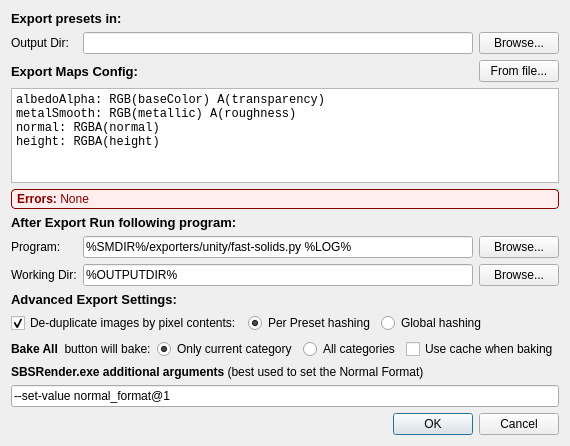
<?xml version="1.0" encoding="UTF-8"?>
<ui version="4.0">
 <class>ProjectSettings</class>
 <widget class="QDialog" name="ProjectSettings">
  <property name="geometry">
   <rect>
    <x>0</x>
    <y>0</y>
    <width>569</width>
    <height>446</height>
   </rect>
  </property>
  <property name="windowTitle">
   <string>Project Settings</string>
  </property>
  <layout class="QGridLayout" name="gridLayout">
   <item row="1" column="1">
    <widget class="QLineEdit" name="exportDir"/>
   </item>
   <item row="10" column="0" colspan="3">
    <widget class="QWidget" name="Widget2" native="true">
     <property name="sizePolicy">
      <sizepolicy hsizetype="Preferred" vsizetype="Fixed">
       <horstretch>0</horstretch>
       <verstretch>0</verstretch>
      </sizepolicy>
     </property>
     <layout class="QHBoxLayout" name="horizontalLayout_2">
      <property name="spacing">
       <number>6</number>
      </property>
      <property name="leftMargin">
       <number>0</number>
      </property>
      <property name="topMargin">
       <number>0</number>
      </property>
      <property name="rightMargin">
       <number>0</number>
      </property>
      <property name="bottomMargin">
       <number>0</number>
      </property>
      <item>
       <widget class="QLabel" name="label_9">
        <property name="sizePolicy">
         <sizepolicy hsizetype="Fixed" vsizetype="Preferred">
          <horstretch>0</horstretch>
          <verstretch>0</verstretch>
         </sizepolicy>
        </property>
        <property name="text">
         <string>&lt;html&gt;&lt;head/&gt;&lt;body&gt;&lt;p&gt;&lt;span style=&quot; font-weight:600;&quot;&gt;Bake All &lt;/span&gt;&amp;nbsp;button will bake:&lt;/p&gt;&lt;/body&gt;&lt;/html&gt;</string>
        </property>
       </widget>
      </item>
      <item>
       <widget class="QRadioButton" name="bakeAllCurrent">
        <property name="sizePolicy">
         <sizepolicy hsizetype="Fixed" vsizetype="Fixed">
          <horstretch>0</horstretch>
          <verstretch>0</verstretch>
         </sizepolicy>
        </property>
        <property name="text">
         <string>Only current category</string>
        </property>
        <property name="checked">
         <bool>true</bool>
        </property>
       </widget>
      </item>
      <item>
       <widget class="QRadioButton" name="bakeAllEverything">
        <property name="sizePolicy">
         <sizepolicy hsizetype="Preferred" vsizetype="Fixed">
          <horstretch>0</horstretch>
          <verstretch>0</verstretch>
         </sizepolicy>
        </property>
        <property name="text">
         <string>All categories</string>
        </property>
       </widget>
      </item>
      <item>
       <widget class="QCheckBox" name="useCacheWhenBaking">
        <property name="text">
         <string>Use cache when baking</string>
        </property>
       </widget>
      </item>
     </layout>
    </widget>
   </item>
   <item row="2" column="2">
    <widget class="QPushButton" name="LoadMapsConfig">
     <property name="text">
      <string>From file...</string>
     </property>
     <property name="icon">
      <iconset resource="ffficons.qrc">
       <normaloff>:/ffficons/folder_page_white.png</normaloff>:/ffficons/folder_page_white.png</iconset>
     </property>
    </widget>
   </item>
   <item row="2" column="0" colspan="2">
    <widget class="QLabel" name="label_3">
     <property name="font">
      <font>
       <pointsize>10</pointsize>
       <weight>75</weight>
       <bold>true</bold>
      </font>
     </property>
     <property name="text">
      <string>Export Maps Config:</string>
     </property>
    </widget>
   </item>
   <item row="1" column="2">
    <widget class="QPushButton" name="browseExportDir">
     <property name="text">
      <string>Browse...</string>
     </property>
     <property name="icon">
      <iconset resource="ffficons.qrc">
       <normaloff>:/ffficons/folder.png</normaloff>:/ffficons/folder.png</iconset>
     </property>
    </widget>
   </item>
   <item row="13" column="0" colspan="3">
    <widget class="QDialogButtonBox" name="buttonBox">
     <property name="orientation">
      <enum>Qt::Horizontal</enum>
     </property>
     <property name="standardButtons">
      <set>QDialogButtonBox::Cancel|QDialogButtonBox::Ok</set>
     </property>
    </widget>
   </item>
   <item row="3" column="0" colspan="3">
    <widget class="QPlainTextEdit" name="textureConfig">
     <property name="font">
      <font>
       <family>Lucida Console</family>
      </font>
     </property>
     <property name="plainText">
      <string>albedoAlpha: RGB(baseColor) A(transparency)
metalSmooth: RGB(metallic) A(roughness)
normal: RGBA(normal)
height: RGBA(height)</string>
     </property>
    </widget>
   </item>
   <item row="7" column="2">
    <widget class="QPushButton" name="AfterExportWorkingDirBrowse">
     <property name="text">
      <string>Browse...</string>
     </property>
     <property name="icon">
      <iconset resource="ffficons.qrc">
       <normaloff>:/ffficons/folder.png</normaloff>:/ffficons/folder.png</iconset>
     </property>
    </widget>
   </item>
   <item row="6" column="0">
    <widget class="QLabel" name="label_5">
     <property name="text">
      <string>Program:</string>
     </property>
    </widget>
   </item>
   <item row="1" column="0">
    <widget class="QLabel" name="label_6">
     <property name="text">
      <string>Output Dir:</string>
     </property>
    </widget>
   </item>
   <item row="9" column="0" colspan="3">
    <widget class="QWidget" name="deduplication" native="true">
     <property name="sizePolicy">
      <sizepolicy hsizetype="Preferred" vsizetype="Fixed">
       <horstretch>0</horstretch>
       <verstretch>0</verstretch>
      </sizepolicy>
     </property>
     <layout class="QHBoxLayout" name="horizontalLayout">
      <property name="spacing">
       <number>6</number>
      </property>
      <property name="leftMargin">
       <number>0</number>
      </property>
      <property name="topMargin">
       <number>0</number>
      </property>
      <property name="rightMargin">
       <number>0</number>
      </property>
      <property name="bottomMargin">
       <number>0</number>
      </property>
      <item>
       <widget class="QCheckBox" name="deduplicateImages">
        <property name="sizePolicy">
         <sizepolicy hsizetype="Fixed" vsizetype="Fixed">
          <horstretch>0</horstretch>
          <verstretch>0</verstretch>
         </sizepolicy>
        </property>
        <property name="text">
         <string>De-duplicate images by pixel contents:</string>
        </property>
        <property name="checked">
         <bool>true</bool>
        </property>
       </widget>
      </item>
      <item>
       <widget class="QRadioButton" name="presetHash">
        <property name="sizePolicy">
         <sizepolicy hsizetype="Fixed" vsizetype="Fixed">
          <horstretch>0</horstretch>
          <verstretch>0</verstretch>
         </sizepolicy>
        </property>
        <property name="text">
         <string>Per Preset hashing</string>
        </property>
        <property name="checked">
         <bool>true</bool>
        </property>
       </widget>
      </item>
      <item>
       <widget class="QRadioButton" name="globalHash">
        <property name="text">
         <string>Global hashing</string>
        </property>
       </widget>
      </item>
     </layout>
    </widget>
   </item>
   <item row="5" column="0" colspan="2">
    <widget class="QLabel" name="label_4">
     <property name="font">
      <font>
       <pointsize>10</pointsize>
       <weight>75</weight>
       <bold>true</bold>
      </font>
     </property>
     <property name="text">
      <string>After Export Run following program:</string>
     </property>
    </widget>
   </item>
   <item row="4" column="0" colspan="3">
    <widget class="QLabel" name="TextureConfigErrors">
     <property name="styleSheet">
      <string notr="true">color:#800;border:1px solid #800; border-radius: 4px; padding: 2px; background:#Fee;</string>
     </property>
     <property name="text">
      <string>&lt;b&gt;Errors:&lt;/b&gt; None</string>
     </property>
    </widget>
   </item>
   <item row="6" column="1">
    <widget class="QLineEdit" name="AfterExportProgram">
     <property name="text">
      <string>%SMDIR%/exporters/unity/fast-solids.py %LOG%</string>
     </property>
    </widget>
   </item>
   <item row="7" column="0">
    <widget class="QLabel" name="label_7">
     <property name="text">
      <string>Working Dir:</string>
     </property>
    </widget>
   </item>
   <item row="6" column="2">
    <widget class="QPushButton" name="AfterExportProgramBrowse">
     <property name="text">
      <string>Browse...</string>
     </property>
     <property name="icon">
      <iconset resource="ffficons.qrc">
       <normaloff>:/ffficons/folder.png</normaloff>:/ffficons/folder.png</iconset>
     </property>
    </widget>
   </item>
   <item row="0" column="0" colspan="2">
    <widget class="QLabel" name="label">
     <property name="font">
      <font>
       <pointsize>10</pointsize>
       <weight>75</weight>
       <bold>true</bold>
      </font>
     </property>
     <property name="text">
      <string>Export presets in:</string>
     </property>
    </widget>
   </item>
   <item row="8" column="0" colspan="3">
    <widget class="QLabel" name="label_8">
     <property name="font">
      <font>
       <pointsize>10</pointsize>
       <weight>75</weight>
       <bold>true</bold>
      </font>
     </property>
     <property name="text">
      <string>Advanced Export Settings:</string>
     </property>
    </widget>
   </item>
   <item row="7" column="1">
    <widget class="QLineEdit" name="AfterExportWorkingDir">
     <property name="text">
      <string>%OUTPUTDIR%</string>
     </property>
    </widget>
   </item>
   <item row="11" column="0" colspan="3">
    <widget class="QLabel" name="label_10">
     <property name="sizePolicy">
      <sizepolicy hsizetype="Preferred" vsizetype="Preferred">
       <horstretch>0</horstretch>
       <verstretch>0</verstretch>
      </sizepolicy>
     </property>
     <property name="text">
      <string>&lt;html&gt;&lt;head/&gt;&lt;body&gt;&lt;p&gt;&lt;span style=&quot; font-weight:600;&quot;&gt;SBSRender.exe additional arguments&lt;/span&gt; (best used to set the Normal Format)&lt;/p&gt;&lt;/body&gt;&lt;/html&gt;</string>
     </property>
    </widget>
   </item>
   <item row="12" column="0" colspan="3">
    <widget class="QLineEdit" name="sbsRenderArgs">
     <property name="text">
      <string>--set-value normal_format@1</string>
     </property>
    </widget>
   </item>
  </layout>
 </widget>
 <resources>
  <include location="ffficons.qrc"/>
 </resources>
 <connections>
  <connection>
   <sender>buttonBox</sender>
   <signal>accepted()</signal>
   <receiver>ProjectSettings</receiver>
   <slot>accept()</slot>
   <hints>
    <hint type="sourcelabel">
     <x>248</x>
     <y>254</y>
    </hint>
    <hint type="destinationlabel">
     <x>157</x>
     <y>274</y>
    </hint>
   </hints>
  </connection>
  <connection>
   <sender>buttonBox</sender>
   <signal>rejected()</signal>
   <receiver>ProjectSettings</receiver>
   <slot>reject()</slot>
   <hints>
    <hint type="sourcelabel">
     <x>316</x>
     <y>260</y>
    </hint>
    <hint type="destinationlabel">
     <x>286</x>
     <y>274</y>
    </hint>
   </hints>
  </connection>
 </connections>
</ui>
